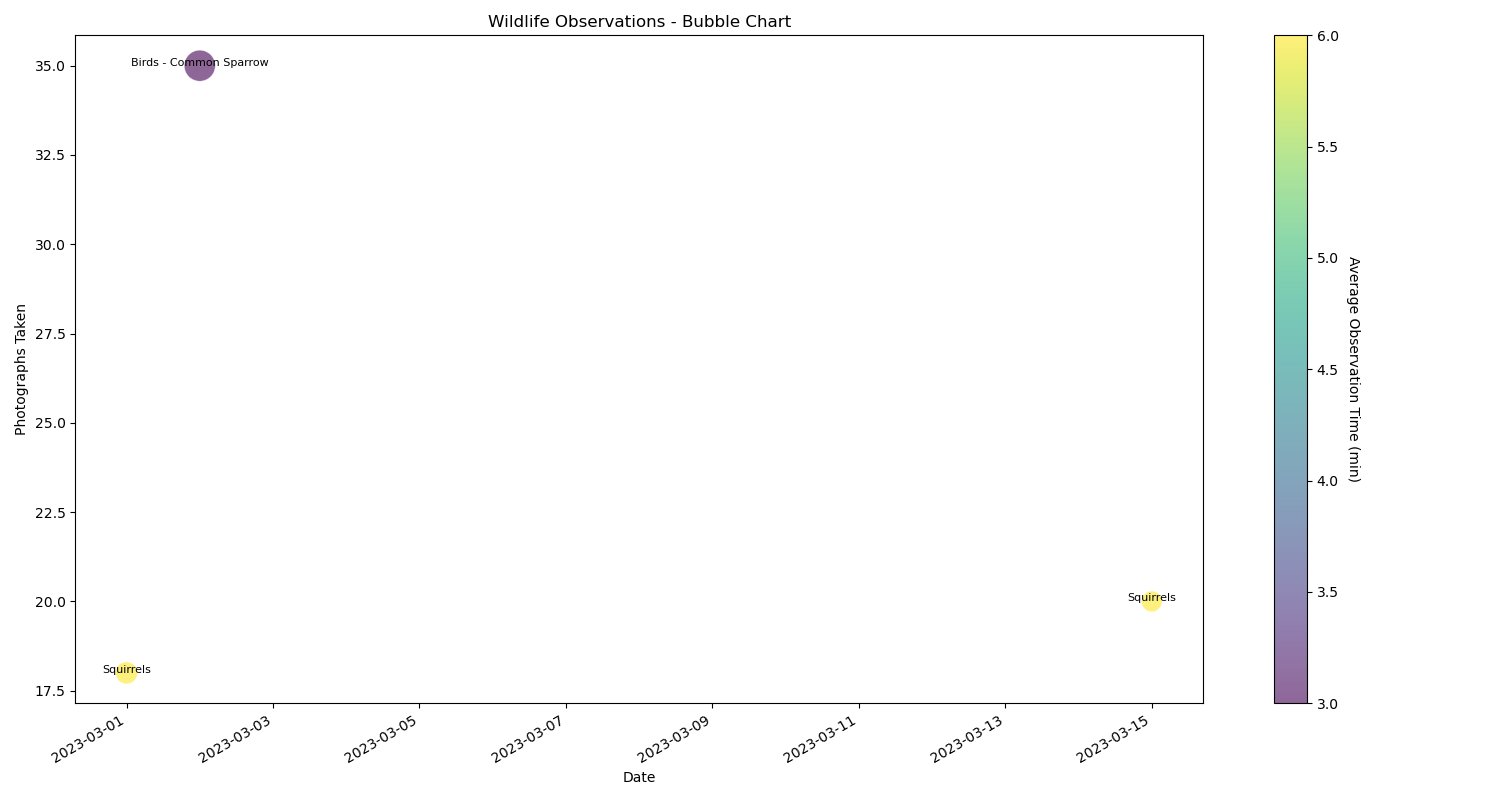

Python code for this plot:

import matplotlib.pyplot as plt
import pandas as pd
from matplotlib.dates import date2num
from matplotlib.cm import ScalarMappable

# Your data here
data = [
    {'Date': '2023-03-01', 'Species': 'Squirrels', 'Sightings': 25, 'Photographs Taken': 18, 'Average Observation Time (min)': 6},
    {'Date': '2023-03-02', 'Species': 'Birds - Common Sparrow', 'Sightings': 50, 'Photographs Taken': 35, 'Average Observation Time (min)': 3},
    # ... add all the other data points as well
    {'Date': '2023-03-15', 'Species': 'Squirrels', 'Sightings': 22, 'Photographs Taken': 20, 'Average Observation Time (min)': 6}
]

# Construct a dataframe
df = pd.DataFrame(data)

# Plotting
fig, ax = plt.subplots(figsize=(15, 8))

# Convert 'Date' column to datetime
df['Date'] = pd.to_datetime(df['Date'])
df['Date'] = date2num(df['Date'])

# Create a scatter plot (bubble chart)
scatter = ax.scatter(
    df['Date'],
    df['Photographs Taken'],
    s=df['Sightings'] * 10,  # Multiply sightings by 10 for better visibility
    c=df['Average Observation Time (min)'],
    cmap='viridis',  # Colormap
    alpha=0.6,  # Transparency
    edgecolors='w',  # White edge color for each bubble
    linewidth=0.5
)

# Add a color bar
cbar = plt.colorbar(scatter)
cbar.set_label('Average Observation Time (min)', rotation=270, labelpad=15)

# Set the title and labels
ax.set_title('Wildlife Observations - Bubble Chart')
ax.set_xlabel('Date')
ax.set_ylabel('Photographs Taken')

# Format date on x-axis
plt.xticks(rotation=45)
ax.xaxis_date()  # interpret the x-axis values as dates
fig.autofmt_xdate()  # auto format the x-axis labels to fit into the plot

# Adding Species as annotation
for i, species in enumerate(df['Species']):
    ax.annotate(species, (df['Date'][i], df['Photographs Taken'][i]), fontsize=8, ha='center')

# Show the plot
plt.tight_layout()
plt.show()
